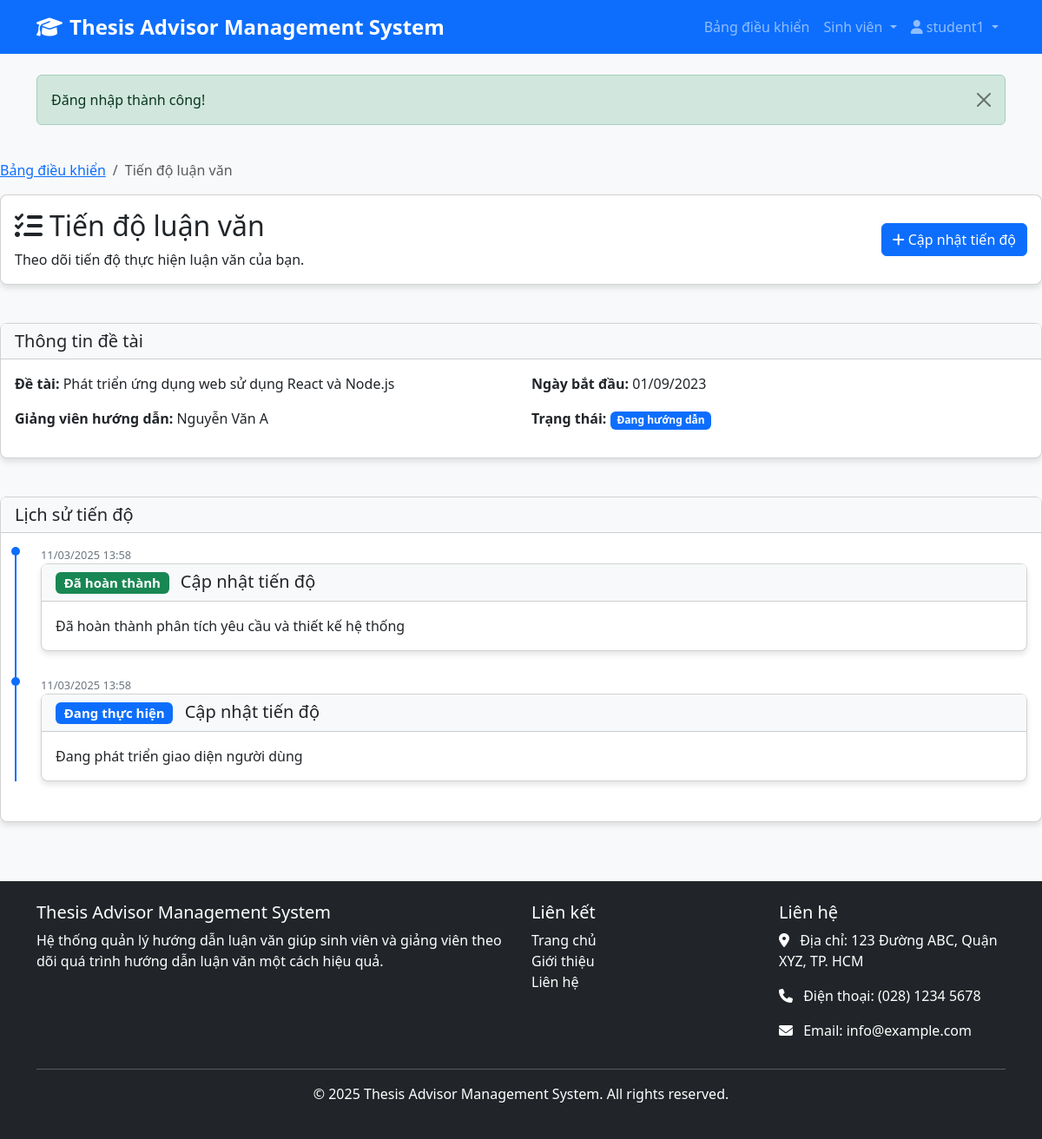
The app's page /student/progress.php (signed in) with its own data.
### tables this page shows
CREATE TABLE SinhVienGiangVienHuongDan (
    ID INT AUTO_INCREMENT PRIMARY KEY,
    SinhVienID INT NOT NULL,
    GiangVienID INT NOT NULL,
    DeTaiID INT,
    NgayBatDau DATE,
    NgayKetThuc DATE,
    TrangThai ENUM('Đang hướng dẫn', 'Đã hoàn thành', 'Đã hủy') DEFAULT 'Đang hướng dẫn',
    GhiChu TEXT,
    FOREIGN KEY (SinhVienID) REFERENCES SinhVien(SinhVienID) ON DELETE CASCADE,
    FOREIGN KEY (GiangVienID) REFERENCES GiangVien(GiangVienID) ON DELETE CASCADE,
    FOREIGN KEY (DeTaiID) REFERENCES DeTai(DeTaiID) ON DELETE SET NULL
);

CREATE TABLE DeTai (
    DeTaiID INT AUTO_INCREMENT PRIMARY KEY,
    TenDeTai VARCHAR(255) NOT NULL,
    MoTa TEXT,
    LinhVuc VARCHAR(100),
    NgayTao TIMESTAMP DEFAULT CURRENT_TIMESTAMP,
    TrangThai ENUM('Chờ duyệt', 'Đã duyệt', 'Từ chối') DEFAULT 'Chờ duyệt'
);

CREATE TABLE GiangVien (
    GiangVienID INT AUTO_INCREMENT PRIMARY KEY,
    UserID INT,
    MaGV VARCHAR(20) NOT NULL UNIQUE,
    HoTen VARCHAR(100) NOT NULL,
    HocVi VARCHAR(50),
    ChucVu VARCHAR(100),
    Email VARCHAR(100) NOT NULL,
    SoDienThoai VARCHAR(15),
    Khoa VARCHAR(100),
    ChuyenNganh VARCHAR(100),
    SoLuongSinhVienToiDa INT DEFAULT 10,
    FOREIGN KEY (UserID) REFERENCES Users(UserID) ON DELETE SET NULL
);

CREATE TABLE TienDo (
    TienDoID INT AUTO_INCREMENT PRIMARY KEY,
    SinhVienGiangVienID INT NOT NULL,
    NgayCapNhat TIMESTAMP DEFAULT CURRENT_TIMESTAMP,
    NoiDung TEXT NOT NULL,
    PhanHoi TEXT,
    TrangThai ENUM('Đang thực hiện', 'Đã hoàn thành', 'Cần chỉnh sửa') DEFAULT 'Đang thực hiện',
    FOREIGN KEY (SinhVienGiangVienID) REFERENCES SinhVienGiangVienHuongDan(ID) ON DELETE CASCADE
);

### student/progress.php (the view, shortened to what this page needs)
<?php
require_once '../includes/functions.php';
$studentDetails = getCurrentUserDetails();
$studentId = $studentDetails['SinhVienID'];
$conn = getDBConnection();
$stmt = $conn->prepare("
    SELECT svgv.*, dt.TenDeTai, gv.HoTen as GiangVienHoTen
    FROM SinhVienGiangVienHuongDan svgv
    LEFT JOIN DeTai dt ON svgv.DeTaiID = dt.DeTaiID
    LEFT JOIN GiangVien gv ON svgv.GiangVienID = gv.GiangVienID
    WHERE svgv.SinhVienID = :studentId AND svgv.TrangThai = 'Đang hướng dẫn'
    LIMIT 1
");
$stmt->bindParam(':studentId', $studentId);
$stmt->execute();
$assignment = $stmt->fetch(PDO::FETCH_ASSOC);
$progresses = [];
if ($assignment) {
    $assignmentId = $assignment['ID'];
    $stmt = $conn->prepare("
        SELECT * FROM TienDo
        WHERE SinhVienGiangVienID = :assignmentId
        ORDER BY NgayCapNhat DESC
    ");
    $stmt->bindParam(':assignmentId', $assignmentId);
    $stmt->execute();
    $progresses = $stmt->fetchAll(PDO::FETCH_ASSOC);
}
include '../includes/header.php';
?>
<div class="row mb-4">
    <div class="col-md-12">
        <nav aria-label="breadcrumb">
            <ol class="breadcrumb">
                <li class="breadcrumb-item"><a href="../dashboard.php">Bảng điều khiển</a></li>
                <li class="breadcrumb-item active" aria-current="page">Tiến độ luận văn</li>
            </ol>
        </nav>
        <div class="card">
            <div class="card-body d-flex justify-content-between align-items-center">
                <div>
                    <h2 class="card-title">
                        <i class="fas fa-tasks me-2"></i>Tiến độ luận văn
                    </h2>
                    <p class="card-text">Theo dõi tiến độ thực hiện luận văn của bạn.</p>
                </div>
                <?php if ($assignment): ?>
                <div>
                    <a href="add-progress.php" class="btn btn-primary">
                        <i class="fas fa-plus me-1"></i>Cập nhật tiến độ
                    </a>
                </div>
                <?php endif; ?>
            </div>
        </div>
    </div>
</div>
<?php if ($assignment): ?>
<div class="row mb-4">
    <div class="col-md-12">
        <div class="card">
            <div class="card-header">
                <h5 class="card-title mb-0">Thông tin đề tài</h5>
            </div>
            <div class="card-body">
                <div class="row">
                    <div class="col-md-6">
                        <p><strong>Đề tài:</strong> <?php echo $assignment['DeTaiID'] ? $assignment['TenDeTai'] : 'Chưa có đề tài'; ?></p>
                        <p><strong>Giảng viên hướng dẫn:</strong> <?php echo $assignment['GiangVienHoTen']; ?></p>
                    </div>
                    <div class="col-md-6">
                        <p><strong>Ngày bắt đầu:</strong> <?php echo date('d/m/Y', strtotime($assignment['NgayBatDau'])); ?></p>
                        <p><strong>Trạng thái:</strong> <span class="badge bg-primary"><?php echo $assignment['TrangThai']; ?></span></p>
                    </div>
                </div>
            </div>
        </div>
    </div>
</div>
<?php if (count($progresses) > 0): ?>
<div class="row">
    <div class="col-md-12">
        <div class="card">
            <div class="card-header">
                <h5 class="card-title mb-0">Lịch sử tiến độ</h5>
            </div>
            <div class="card-body">
                <div class="timeline">
                    <?php foreach ($progresses as $progress): ?>
                        <div class="timeline-item">
                            <div class="timeline-date"><?php echo date('d/m/Y H:i', strtotime($progress['NgayCapNhat'])); ?></div>
                            <div class="card mb-3">
                                <div class="card-header d-flex justify-content-between align-items-center">
                                    <h5 class="mb-0">
                                        <?php if ($progress['TrangThai'] == 'Đã hoàn thành'): ?>
                                            <span class="badge bg-success me-2"><?php echo $progress['TrangThai']; ?></span>
                                        <?php elseif ($progress['TrangThai'] == 'Đang thực hiện'): ?>
                                            <span class="badge bg-primary me-2"><?php echo $progress['TrangThai']; ?></span>
                                        <?php else: ?>
                                            <span class="badge bg-warning me-2"><?php echo $progress['TrangThai']; ?></span>
                                        <?php endif; ?>
                                        Cập nhật tiến độ
                                    </h5>
                                </div>
                                <div class="card-body">
                                    <p class="card-text"><?php echo nl2br(htmlspecialchars($progress['NoiDung'])); ?></p>
                                </div>
                            </div>
                        </div>
                    <?php endforeach; ?>
                </div>
            </div>
        </div>
    </div>
</div>
<?php endif; ?>
<?php endif; ?>
<?php include '../includes/footer.php'; ?>

### assets/css/style.css (style rules this page uses)
body { font-family: 'Segoe UI', Tahoma, Geneva, Verdana, sans-serif; background-color: #f8f9fa; color: #333; }
.card { border-radius: 8px; box-shadow: 0 4px 6px rgba(0, 0, 0, 0.1); margin-bottom: 20px; transition: transform 0.3s ease; }
.card-header { font-weight: bold; background-color: #f8f9fa; }
.btn-primary { background-color: #0d6efd; border-color: #0d6efd; }
.timeline { position: relative; padding-left: 30px; }
.timeline::before { content: ''; position: absolute; left: 0; top: 0; width: 2px; height: 100%; background-color: #0d6efd; }
.timeline-item { position: relative; margin-bottom: 30px; }
.timeline-item::before { content: ''; position: absolute; left: -34px; top: 0; width: 10px; height: 10px; border-radius: 50%; background-color: #0d6efd; }
.timeline-date { font-size: 0.8rem; color: #6c757d; }

### records on screen
sinhviengiangvienhuongdan: DeTaiID.TenDeTai "Phát triển ứng dụng web sử dụng React và Node.js", GiangVienID.HoTen "Nguyễn Văn A", NgayBatDau "01/09/2023", TrangThai "Đang hướng dẫn"
tiendo: NgayCapNhat "11/03/2025 13:58", TrangThai "Đã hoàn thành", NoiDung "Đã hoàn thành phân tích yêu cầu và thiết kế hệ thống"
tiendo: NgayCapNhat "11/03/2025 13:58", TrangThai "Đang thực hiện", NoiDung "Đang phát triển giao diện người dùng"

### other values on screen
APP_NAME "Thesis Advisor Management System"
$_SESSION['username'] "student1"
$message "Đăng nhập thành công!"
